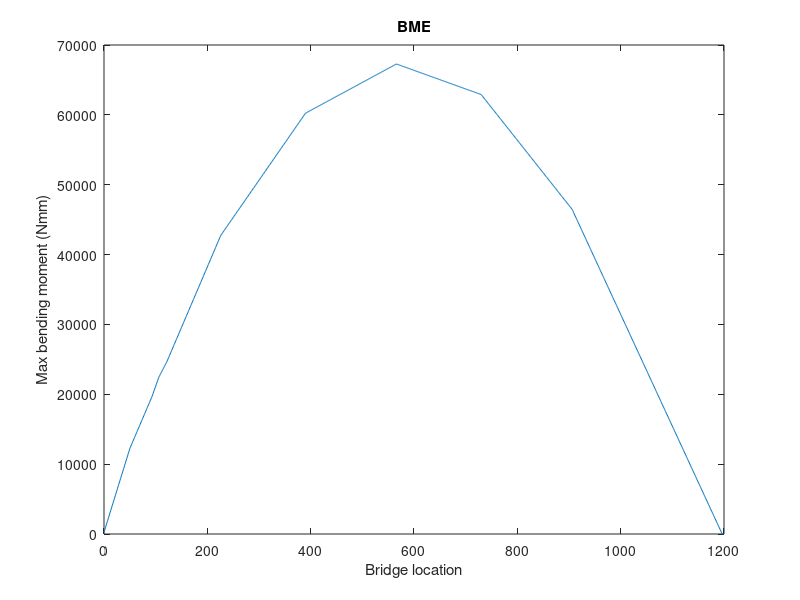

This chart was generated by the following MATLAB code:

%% 0. Initialize Parameters
% 

L = 1200; % Length of bridge
n = 1200; % Discretize into 1 mm seg.
P = 400; % Total weight of train [N]
x = linspace(0, L, n+1); % x-axis
%% 1. SFD, BMD under train loading
% 

x_train = [52 228 392 568 732 908]; % Train Load Locations
P_train = [1 1 1 1 1 1] * P/6;
n_train = 10; % num of train locations
SFDi = zeros(n_train, n+1); % 1 SFD for each train loc.
BMDi = zeros(n_train, n+1); % 1 BMD for each train loc.
% Solve for SFD and BMD with the train at different locations

for i = 1:n_train
    % start location of train
    train_pos = x_train - (n_train - i) * L / n_train

    % sum of moments at A eqn
    real_train_pos = train_pos(train_pos >= 0 & train_pos <= L)
    real_P = P_train(train_pos >= 0 & train_pos <= L)
    moment_A = sum(real_train_pos.*real_P)

    % sum of Fy eqn
    By = moment_A / L
    Ay = sum(real_P) - By

    % construct applied loads
    % w(x)
    SFDi(i, 1) = Ay;
    next_ind = 1;
    for xi = 2:n
        SFDi(i, xi) = SFDi(i, xi-1);
        if next_ind <= length(real_P) & xi >= real_train_pos(next_ind)
            SFDi(i, xi) = SFDi(i, xi) - real_P(next_ind);
            next_ind = next_ind + 1;
        end
    end
    SFDi(i, end) = SFDi(i, end-1) + By;
    BMDi(i,:) = cumsum(SFDi(i,:).*(L/n));
end

for i = 1:n_train
    plot(x, SFDi(i,:), DisplayName="n\_train="+i)
    hold on
end
legend()
title("SFDi")
xlabel("Position of front of train (mm)")
ylabel("Shear force (N)")
hold off

for i = 1:n_train
    plot(x, BMDi(i,:), DisplayName="n\_train="+i)
    hold on
end
legend()
title("BMDi")
xlabel("Position of front of train (mm)")
ylabel("Bending moment (Nmm)")
hold off


SFD = max(abs(SFDi)) % SFD envelope
BMD = max(BMDi) % BMD envelope

plot(x, SFD)
title("SFE")
xlabel("Bridge location")
ylabel("Max shear force (N)")

plot(x, BMD)
title("BME")
xlabel("Bridge location")
ylabel("Max bending moment (Nmm)")
%% 2. Define Bridge Parameters

% = xc, bft, tft,
% param_tf = [0, 100, 1.27;
%         400, 100, 2.54;
%         800, 100, 1.27];  this is me experimenting with changing
%         cross-sections; for now we don't need this but the code is
%         written to work with changing cross-sections as well

% = x_c, b, h
param_tf = [0, 100, 1.27];
param_glue = [0, 5, 1.27];
param_side = [0, 1.27, 75];
param_bot = [0, 80-1.27*2, 1.27];

%x_c Location, x, of cross-section change
%bft Top Flange Width
%tft Top Flange Thickness

% % Extracting user input assuming linear relationship
% bft = interp1(param(:,1), param(:,2), x)
% tft = interp1(param(:,1), param(:,3), x)

btf = zeros(1, n+1);
ttf = zeros(1, n+1);
bglue = zeros(1, n+1);
hglue = zeros(1, n+1);
bside = zeros(1, n+1);
hside = zeros(1, n+1);
bbot = zeros(1, n+1);
hbot = zeros(1, n+1);

btf(1,1) = param_tf(1,2);
ttf(1,1) = param_tf(1,3);
bglue(1,1) = param_glue(1,2);
hglue(1,1) = param_glue(1,3);
bside(1,1) = param_side(1,2);
hside(1,1) = param_side(1,3);
bbot(1,1) = param_bot(1,2);
hbot(1,1) = param_bot(1,3);

next_ind_tf = 2;
next_ind_glue = 2;
next_ind_side = 2;
next_ind_bot = 2;
for i = 2 : n+1
    btf(1, i) = btf(1, i-1);
    ttf(1, i) = ttf(1, i-1);
    bglue(1, i) = bglue(1, i-1);
    hglue(1, i) = hglue(1, i-1);
    bside(1, i) = bside(1, i-1);
    hside(1, i) = hside(1, i-1);
    bbot(1, i) = bbot(1, i-1);
    hbot(1, i) = hbot(1, i-1);

    if next_ind_tf <= length(param_tf(:,1)) & i >= param_tf(next_ind_tf, 1)
        btf(1, i) = param_tf(next_ind_tf, 2);
        ttf(1, i) = param_tf(next_ind_tf, 3);
        next_ind_tf = next_ind_tf + 1;
    end
    if next_ind_glue <= length(param_glue(:,1)) & i >= param_glue(next_ind_glue, 1)
        bglue(1, i) = param_glue(next_ind_glue, 2);
        hglue(1, i) = param_glue(next_ind_glue, 3);
        next_ind_glue = next_ind_glue + 1;
    end
    if next_ind_side <= length(param_side(:,1)) & i >= param_side(next_ind_side, 1)
        bside(1, i) = param_side(next_ind_side, 2);
        hside(1, i) = param_side(next_ind_side, 3);
        next_ind_side = next_ind_side + 1;
    end
    if next_ind_bot <= length(param_bot(:,1)) & i >= param_bot(next_ind_bot, 1)
        bbot(1, i) = param_bot(next_ind_bot, 2);
        hbot(1, i) = param_bot(next_ind_bot, 3);
        next_ind_bot = next_ind_bot + 1;
    end
end

btf
ttf
bglue
hglue
bside
hside
bbot
hbot


%% 3. Calculate Sectional Properties
% 

% ybar. location of centroidal axis from the bottom

Aside = bside .* hside
yside = hside ./ 2
Iside = bside .* (hside.^3) ./ 12

Abot = bbot .* hbot
ybot = hbot ./ 2
Ibot = bbot .* (hbot.^3) ./ 12

Atf = btf .* ttf
ytf = hside + ttf./2
Itf = btf .* (ttf.^3) ./ 12

Aglue = bglue .* hglue
yglue = hside - hglue./2
Iglue = bglue .* (hglue.^3) ./ 12

ybar = (2.*Aside.*yside + Abot.*ybot + Atf.*ytf + 2.*Aglue.*yglue) ./ (2.*Aside + Abot + Atf + 2.*Aglue)

% I
I = 2.*Iside + 2.*Iglue + Itf + Ibot ...
    + 2.*Aside.*(yside-ybar).^2 + 2.*Aglue.*(yglue-ybar).^2 + Atf.*(ytf-ybar).^2 + Abot.*(ybot-ybar).^2

% Q at centroidal axes
Qcent = 2.*ybar.*bside.*ybar./2 + Abot.*(ybar-hbot./2)
% Q at glue location
Qglue = Atf.*(ytf + yside - ybar - ytf./2)

%% 4. Calculate Applied Stress

% S: sigma (flexural stress)   T: tau (shear stress)

S_top = BMD.*(ytf + yside - ybar)./I
S_bot = BMD.*ybar./I
T_cent = SFD.*Qcent./(I.*(2.*bside))
T_glue = SFD.*Qglue./(I.*(2.*bglue))
%% 5. Material and Thin Plate Buckling Capacities
% 

E = 4000;
mu = 0.2;
S_tens = 30;
S_comp = 6;
T_max = 4;
T_gmax = 2;
S_buck1 = 4*pi^2*E/(12*(1-mu^2)) * (ttf./(bbot+2.*bside)).^2
S_buck2 = 0.425*pi^2*E/(12*(1-mu^2)) * (ttf./((btf-bbot-2.*bside)./2)).^2
S_buck3 = 6*pi^2*E/(12*(1-mu^2)) * (bside./(hside-ybar)).^2
T_buck = 5*pi^2*E/(12*(1-mu^2)) * ((bside./hside).^2 + (bside./L).^2)
%% 6. FOS
% 

FOS_tens = S_tens / max(S_bot)
FOS_comp = S_comp / max(S_top)
FOS_shear = T_max / max(T_cent)
FOS_glue = T_gmax / max(T_glue)
FOS_buck1 = S_comp / max(S_buck1)
FOS_buck2 = S_comp / max(S_buck2)
FOS_buck3 = S_comp / max(S_buck3)
FOS_buckV = T_max / max(T_buck)
%% 7. Min FOS and the failure load Pfail
% 

minFOS = min([FOS_tens, FOS_comp, FOS_shear, FOS_glue, FOS_buck1, FOS_buck2, FOS_buck3, FOS_buckV])
Pf = 5
%% 8. Vfail and Mfail
% 

% Mf_tens =
% Mf_comp =
% Vf_shear =
% Vf_glue =
% Mf_buck1 =
% Mf_buck2 =
% Mf_buck3 =
% Vf_buckV =
%% 9. Output plots of Vfail and Mfail
% 

% subplot(2,3,1)
% hold on; grid on; grid minor;
% plot(x, Vf_shear, 'r')
% plot(x, -Vf_shear.* SFD, 'r')
% plot(x, SFDi, 'k');
% plot([0, L], [0, 0], 'k', 'LineWidth', 2)
% legend('Matboard Shear Failure')
% xlabel('Distance along bridge (mm)')
% ylabel('Shear Force (N)')
%